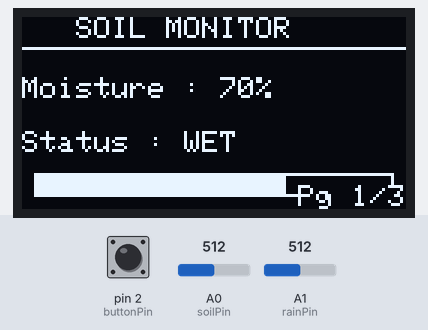
Simulated run of this sketch. Board: Arduino Uno, built with avr-gcc and run on an emulated ATmega328P. On the bench: 128×64 one-colour display. Inputs (shaded band) come from the test bench; at power-on: A0 (soilPin) = 512, A1 (rainPin) = 512, pin 2 (buttonPin) HIGH. What the sketch prints to the serial monitor is not drawn.

Above: at 3.2 s.
3.3 s: A0 (soilPin) set to 716
At 4.8 s:
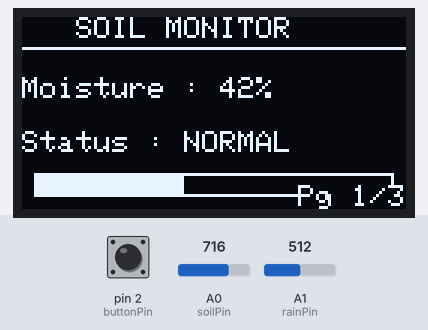
6.3 s: A1 (rainPin) set to 544
At 6.7 s:
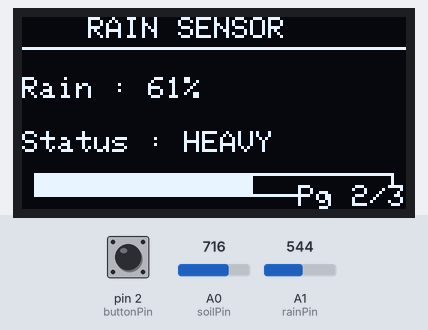
7.8 s: A1 (rainPin) set to 571
At 8.8 s:
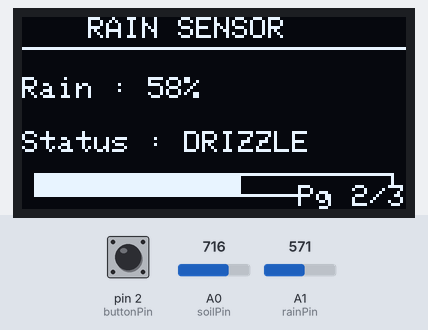
10.8 s: A0 (soilPin) set to 750
At 12.0 s:
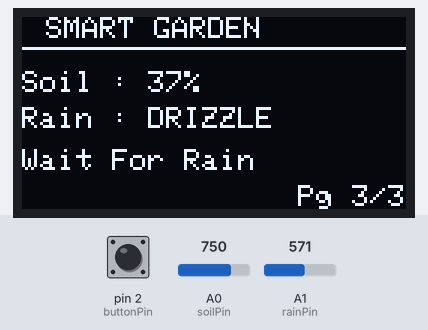
12.3 s: A0 (soilPin) set to 511
At 13.4 s:
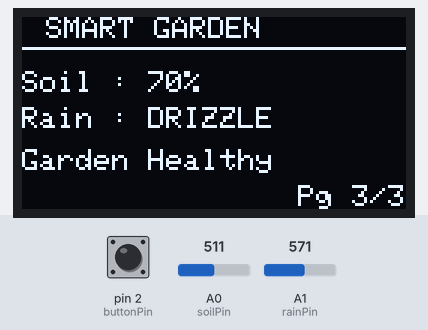
15.3 s: A1 (rainPin) set to 900
At 20.6 s:
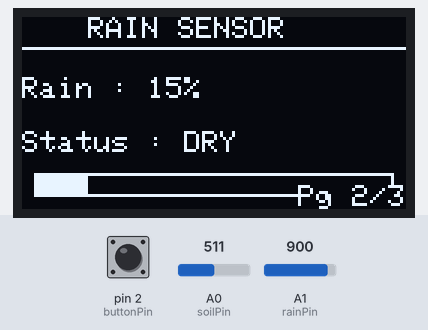
Timing chart, 0 to 22.1 s (numbered marks = the images above; inputs shaded):
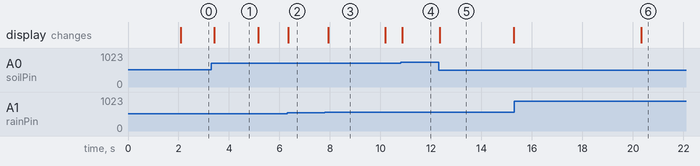

The sketch:

Multi_Page_OLED_Dashboard.ino
```cpp
#include <Wire.h>
#include <Adafruit_GFX.h>
#include <Adafruit_SSD1306.h>

#define SCREEN_WIDTH 128
#define SCREEN_HEIGHT 64
#define OLED_RESET -1

Adafruit_SSD1306 display(SCREEN_WIDTH, SCREEN_HEIGHT, &Wire, OLED_RESET);

//---------------- Pins ----------------//
const int soilPin = A0;
const int rainPin = A1;
const int buttonPin = 2;

//------------ Calibration ------------//
// Adjust according to your sensors
const int soilDry = 1023;
const int soilWet = 300;

const int rainDry = 1023;
const int rainWet = 250;

//------------- Variables -------------//
int currentPage = 0;     // 0=Soil  1=Rain  2=Dashboard

bool lastButtonState = HIGH;
bool buttonState = HIGH;

unsigned long lastDebounceTime = 0;
unsigned long debounceDelay = 50;

unsigned long lastAutoSwitch = 0;
const unsigned long autoSwitchTime = 5000;   // 5 seconds

void setup()
{
  pinMode(buttonPin, INPUT_PULLUP);

  Serial.begin(9600);

  if (!display.begin(SSD1306_SWITCHCAPVCC, 0x3C))
  {
    while (1);
  }

  // Startup Screen
  display.clearDisplay();
  display.setTextSize(2);
  display.setTextColor(WHITE);
  display.setCursor(10,20);
  display.println("SMART");
  display.setCursor(8,42);
  display.println("GARDEN");
  display.display();
  delay(2000);
}

void loop()
{
  //---------------- Read Sensors ----------------//

  int soilRaw = analogRead(soilPin);
  int rainRaw = analogRead(rainPin);

  int soilPercent = map(soilRaw, soilDry, soilWet, 0, 100);
  soilPercent = constrain(soilPercent, 0, 100);

  int rainPercent = map(rainRaw, rainDry, rainWet, 0, 100);
  rainPercent = constrain(rainPercent, 0, 100);

  //---------------- Button ----------------//

  bool reading = digitalRead(buttonPin);

  if (reading != lastButtonState)
  {
    lastDebounceTime = millis();
  }

  if ((millis() - lastDebounceTime) > debounceDelay)
  {
    if (reading != buttonState)
    {
      buttonState = reading;

      if (buttonState == LOW)
      {
        currentPage++;

        if (currentPage > 2)
          currentPage = 0;

        lastAutoSwitch = millis();
      }
    }
  }

  lastButtonState = reading;

  //---------------- Auto Page Change ----------------//

  if (millis() - lastAutoSwitch >= autoSwitchTime)
  {
    currentPage++;

    if (currentPage > 2)
      currentPage = 0;

    lastAutoSwitch = millis();
  }

  //---------------- Rain Status ----------------//

  String rainStatus;

  if (rainPercent < 20)
    rainStatus = "DRY";
  else if (rainPercent < 60)
    rainStatus = "DRIZZLE";
  else
    rainStatus = "HEAVY";

  //---------------- Soil Status ----------------//

  String soilStatus;

  if (soilPercent >= 70)
    soilStatus = "WET";
  else if (soilPercent >= 40)
    soilStatus = "NORMAL";
  else
    soilStatus = "DRY";

  //---------------- OLED ----------------//

  display.clearDisplay();

  display.setTextSize(1);
  display.setTextColor(WHITE);

  if (currentPage == 0)
  {
    //================ PAGE 1 =================

    display.setCursor(18,0);
    display.println("SOIL MONITOR");

    display.drawLine(0,10,127,10,WHITE);

    display.setCursor(0,20);
    display.print("Moisture : ");
    display.print(soilPercent);
    display.println("%");

    display.setCursor(0,38);
    display.print("Status : ");
    display.println(soilStatus);

    int bar = map(soilPercent,0,100,0,120);
    display.drawRect(4,52,120,8,WHITE);
    display.fillRect(4,52,bar,8,WHITE);
  }

  else if(currentPage == 1)
  {
    //================ PAGE 2 =================

    display.setCursor(22,0);
    display.println("RAIN SENSOR");

    display.drawLine(0,10,127,10,WHITE);

    display.setCursor(0,20);
    display.print("Rain : ");
    display.print(rainPercent);
    display.println("%");

    display.setCursor(0,38);
    display.print("Status : ");
    display.println(rainStatus);

    int bar = map(rainPercent,0,100,0,120);
    display.drawRect(4,52,120,8,WHITE);
    display.fillRect(4,52,bar,8,WHITE);
  }

  else
  {
    //================ PAGE 3 =================

    display.setCursor(8,0);
    display.println("SMART GARDEN");

    display.drawLine(0,10,127,10,WHITE);

    display.setCursor(0,18);
    display.print("Soil : ");
    display.print(soilPercent);
    display.println("%");

    display.setCursor(0,30);
    display.print("Rain : ");
    display.println(rainStatus);

    display.setCursor(0,44);

    if(soilPercent < 40)
    {
      if(rainPercent < 20)
        display.println("Water Plant");
      else
        display.println("Wait For Rain");
    }
    else
    {
      display.println("Garden Healthy");
    }
  }

  //---------------- Page Number ----------------//

  display.fillRect(92,56,36,8,BLACK);
  display.setCursor(92,56);
  display.print("Pg ");
  display.print(currentPage + 1);
  display.print("/3");

  display.display();

  //---------------- Serial ----------------//

  Serial.print("Soil : ");
  Serial.print(soilPercent);
  Serial.print("%   Rain : ");
  Serial.print(rainPercent);
  Serial.print("%   Page : ");
  Serial.println(currentPage + 1);

  delay(100);
}
```

Measured:
- the behaviour switches between 559 and 560 on A1 (rainPin) (found by bisection; images 2 and 3)
- the behaviour switches between 733 and 734 on A0 (soilPin) (found by bisection; images 3 and 4)
- after the input at 3.3 s, the display: changes after 0.12 s (image 1)
- after the input at 6.3 s, the display: changes after 0.05 s (image 2)
- after the input at 7.8 s, the display: changes after 0.14 s (image 3)
- after the input at 10.8 s, the display: changes after 0.07 s (image 4)
- after the input at 12.3 s, the display: changes at once (image 5)
- after the input at 15.3 s, the display: changes after 5.0 s (image 6)
